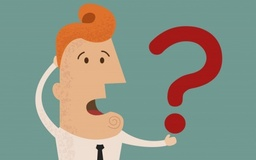
#> input picture 4002470663.jpg, 256 x 160 px, shrunk from 700 x 438 before the run
$ python Noisy.py
#> lines starting #> are read from the running program, lines starting #| are printed output that depends on the picture
from PIL import Image, ImageDraw
import random

class Nois(object):

	def __init__(self):
		self.im = Image.open('4002470663.jpg')
#> self.im is the input picture: PIL image 256x160 RGB; mean R, G, B 141.6, 149.4, 134.8
		self.draw = ImageDraw.Draw(self.im)
		self.pix = self.im.load()
		self.width = self.im.size [0]
#> self.width = 256
		self.height = self.im.size[1]
#> self.height = 160


	def redrow(self,x,y,colors):
		self.draw.point((x,y),(colors[0],colors[1],colors[2]))


	def initredrow(self):
		for x in range(self.width):
			for y in range(self.height):
				pixels = self.encode(self.pix[x,y])
				colors = self.decode(pixels)
				self.redrow(x,y,colors)

	def showimage(self):
		self.initredrow()
		self.im.show()
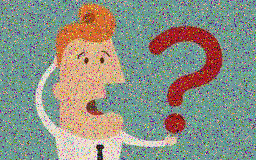
#> shown: PIL image 256x160 RGB; mean R, G, B 139.7, 146.8, 133.8

	def encode(self,pixel):
		rgb = []
		for i in range(len(pixel)):
			color = f"{pixel[i]:08b}"
			#for i in range(25): полное зашумление картинки (Занимает многовато времени)
			rand = random.randint(0,7)
			randbit = str(random.randint(0,1))
			rgblist = list(color)
			rgblist[rand] = randbit
			color = "".join(rgblist)
			rgb.append(color)
		return(rgb)

	def decode(self,pixels):
		color = []
		for i in pixels:
			color.append(int(i[:],2))
		return(color)

proga = Nois()
proga.showimage()
